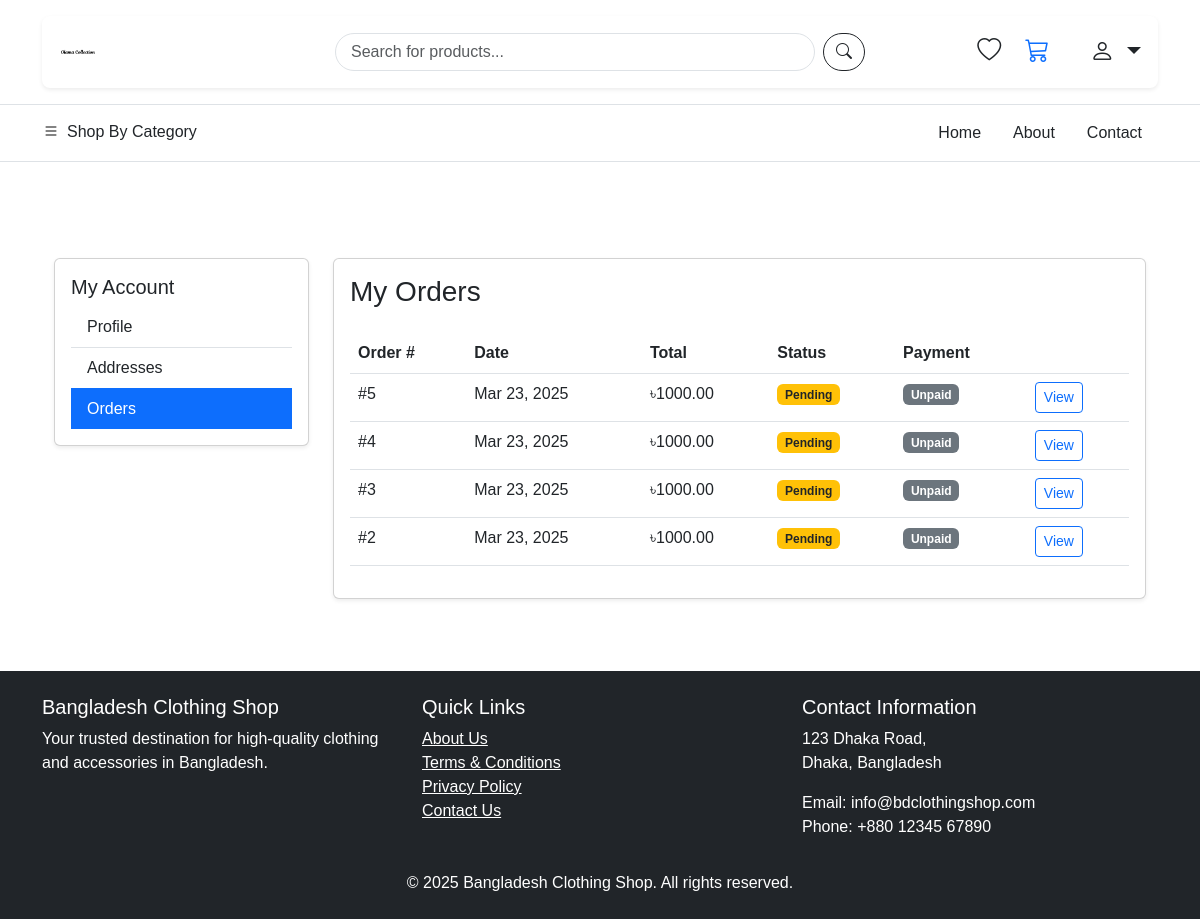
The page /orders/history/ (signed in) on the database as committed earlier.
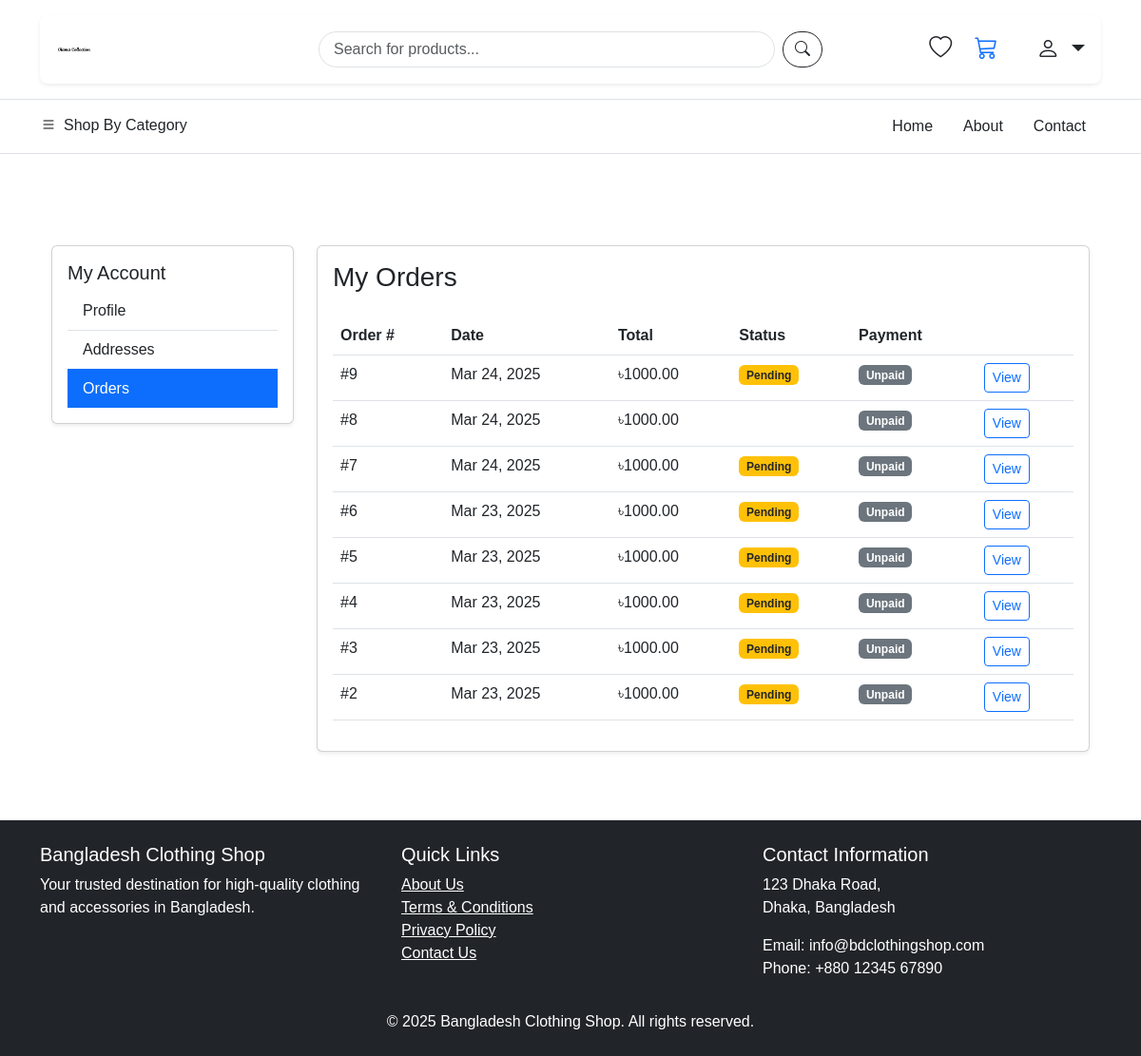
The same page on the database as committed later.
### orders/models.py (models this page shows, shortened)
class Order(models.Model):
    order_number = models.CharField(max_length=20, unique=True, null=True, blank=True)
    customer = models.ForeignKey(User, on_delete=models.SET_NULL, related_name='orders', null=True, blank=True)
    shipping_address = models.TextField(null=True, blank=True)
    billing_address = models.TextField(blank=True, null=True)
    payment_method = models.CharField(max_length=50, null=True, blank=True)  # Made nullable
    payment_status = models.CharField(max_length=50, default='pending')
    total_amount = models.DecimalField(max_digits=10, decimal_places=2, null=True, blank=True)  # Made nullable
    created_at = models.DateTimeField(auto_now_add=True)
    updated_at = models.DateTimeField(auto_now=True)
    status = models.ForeignKey('crm.OrderStatus', on_delete=models.SET_NULL, null=True, blank=True)
    tracking_number = models.CharField(max_length=100, blank=True, null=True)
    inventory_updated = models.BooleanField(default=False)

### orders/views.py (the view)
# urls.py: path('history/', views.order_history, name='history'),
@login_required
def order_history(request):
    orders = Order.objects.filter(customer=request.user).order_by('-created_at')
    return render(request, 'orders/history.html', {
        'title': 'Order History',
        'orders': orders
    })

### cart/models.py (called while the page is built)
    @property
    def total_items(self):
        return sum(item.quantity for item in self.items.all())

### templates/orders/history.html (shortened to what this page needs)
{% extends 'base.html' %}
{% load static %}
{% block content %}
<div class="container my-5">
    <div class="row">
        <div class="col-md-3 mb-4">
            <div class="card shadow-sm">
                <div class="card-body">
                    <h5 class="card-title">My Account</h5>
                    <div class="list-group list-group-flush">
                        <a href="{% url 'accounts:profile' %}" class="list-group-item list-group-item-action">Profile</a>
                        <a href="{% url 'accounts:address_list' %}" class="list-group-item list-group-item-action">Addresses</a>
                        <a href="{% url 'orders:history' %}" class="list-group-item list-group-item-action active">Orders</a>
                    </div>
                </div>
            </div>
        </div>
        <div class="col-md-9">
            <div class="card shadow-sm">
                <div class="card-body">
                    <h3 class="card-title mb-4">My Orders</h3>
                    {% if orders %}
                        <div class="table-responsive">
                            <table class="table table-hover">
                                <thead>
                                    <tr>
                                        <th>Order #</th>
                                        <th>Date</th>
                                        <th>Total</th>
                                        <th>Status</th>
                                        <th>Payment</th>
                                        <th></th>
                                    </tr>
                                </thead>
                                <tbody>
                                    {% for order in orders %}
                                    <tr>
                                        <td>#{{ order.id }}</td>
                                        <td>{{ order.created_at|date:"M d, Y" }}</td>
                                        <td>৳{{ order.total_amount }}</td>
                                        <td>
                                            {% if order.status.name == 'Pending' %}
                                                <span class="badge bg-warning text-dark">Pending</span>
                                            {% elif order.status == 'processing' %}
                                                <span class="badge bg-info">Processing</span>
                                            {% elif order.status == 'shipped' %}
                                                <span class="badge bg-primary">Shipped</span>
                                            {% elif order.status == 'delivered' %}
                                                <span class="badge bg-success">Delivered</span>
                                            {% elif order.status == 'cancelled' %}
                                                <span class="badge bg-danger">Cancelled</span>
                                            {% endif %}
                                        </td>
                                        <td>
                                            {% if order.payment_status == 'paid' %}
                                                <span class="badge bg-success">Paid</span>
                                            {% else %}
                                                <span class="badge bg-secondary">Unpaid</span>
                                            {% endif %}
                                        </td>
                                        <td>
                                            <a href="{% url 'orders:confirmation' order.id %}" class="btn btn-sm btn-outline-primary">
                                                View
                                            </a>
                                        </td>
                                    </tr>
                                    {% endfor %}
                                </tbody>
                            </table>
                        </div>
                    {% endif %}
                </div>
            </div>
        </div>
    </div>
</div>
{% endblock %}

### templates/base.html (shortened to what this page needs)
{% load static %}
<!DOCTYPE html>
<html lang="en">
<head>
    <link href="https://cdn.jsdelivr.net/npm/bootstrap@5.3.0-alpha1/dist/css/bootstrap.min.css" rel="stylesheet">
    <link rel="stylesheet" href="https://cdn.jsdelivr.net/npm/bootstrap-icons@1.11.1/font/bootstrap-icons.css">
    <link rel="stylesheet" href="{% static 'css/style.css' %}">
</head>
<body>
    <header class="mb-4">
        <div class="container my-3">
            <div class="card shadow-sm border-0">
                <div class="card-body py-3">
                    <div class="row align-items-center">
                        <div class="col-md-3">
                            <a class="navbar-brand" href="{% url 'home' %}">
                                <img src="{% static 'images/logo.png' %}" alt="Bangladesh Clothing Shop" height="40" width="40">
                            </a>
                        </div>
                        <div class="col-md-6">
                            <form class="d-flex">
                                <input class="form-control" type="search" placeholder="Search for products...">
                                <button class="btn btn-outline-dark ms-2" type="submit">
                                    <i class="bi bi-search"></i>
                                </button>
                            </form>
                        </div>
                        <div class="col-md-3 d-flex justify-content-end gap-4">
                            <a href="#" class="text-dark fs-4" data-bs-toggle="tooltip" title="Wishlist">
                                <i class="bi bi-heart"></i>
                            </a>
                            <a href="{% url 'cart:cart_detail' %}" class="cart-icon position-relative me-3">
                                <i class="bi bi-cart3 fs-4"></i>
                            </a>
                            <div class="dropdown">
                                <button class="btn btn-link text-dark fs-4 p-0 dropdown-toggle" type="button" id="accountDropdown" data-bs-toggle="dropdown" aria-expanded="false" style="text-decoration: none;">
                                    <i class="bi bi-person"></i>
                                </button>
                            </div>
                        </div>
                    </div>
                </div>
            </div>
        </div>
        <div class="border-top border-bottom py-2">
            <div class="container">
                <div class="row">
                    <div class="col-md-3">
                        <div class="category-dropdown">
                            <button class="btn d-flex align-items-center ps-0" type="button">
                                <i class="bi bi-list me-2"></i>
                                <span class="fw-medium">Shop By Category</span>
                            </button>
                        </div>
                    </div>
                    <div class="col-md-9">
                        <nav class="nav justify-content-end">
                            <a class="nav-link text-dark" href="{% url 'home' %}">Home</a>
                            <a class="nav-link text-dark" href="#">About</a>
                            <a class="nav-link text-dark" href="#">Contact</a>
                        </nav>
                    </div>
                </div>
            </div>
        </div>
    </header>
    <main class="container py-4">
        {% block content %}{% endblock %}
    </main>
    <footer class="bg-dark text-white py-4">
        <div class="container">
            <div class="row">
                <div class="col-md-4">
                    <h5>Bangladesh Clothing Shop</h5>
                    <p>Your trusted destination for high-quality clothing and accessories in Bangladesh.</p>
                </div>
                <div class="col-md-4">
                    <h5>Quick Links</h5>
                    <ul class="list-unstyled">
                        <li><a href="#" class="text-white">About Us</a></li>
                        <li><a href="#" class="text-white">Terms & Conditions</a></li>
                        <li><a href="#" class="text-white">Privacy Policy</a></li>
                        <li><a href="#" class="text-white">Contact Us</a></li>
                    </ul>
                </div>
                <div class="col-md-4">
                    <h5>Contact Information</h5>
                    <address>
                        <p>123 Dhaka Road,<br>Dhaka, Bangladesh</p>
                        <p>Email: info@bdclothingshop.com<br>Phone: +880 12345 67890</p>
                    </address>
                </div>
            </div>
            <div class="row mt-3">
                <div class="col-12 text-center">
                    <p class="mb-0">&copy; {% now "Y" %} Bangladesh Clothing Shop. All rights reserved.</p>
                </div>
            </div>
        </div>
    </footer>
</body>
</html>

### static/css/style.css (style rules this page uses)
body { font-family: 'Hind Siliguri', Arial, sans-serif; }
header .card { transition: all 0.3s ease; border-radius: 8px; }
header form .form-control { border-radius: 20px; padding-left: 15px; }
header form .btn { border-radius: 20px; }
header .nav-link { position: relative; padding: 0.5rem 1rem; }
header .nav-link::after { content: ''; position: absolute; bottom: 0; left: 50%; width: 0; height: 2px; background-color: #000; transition: all 0.3s ease; transform: translateX(-50%); }
.category-dropdown { position: relative; }
.category-dropdown .bi-list { color: #000000; }

Rows that differ between the two databases and show on the page:
added Order: id "9", created_at "Mar 24, 2025", total_amount "1000.00", shows "Pending", payment_status "Unpaid"
added Order: id "8", created_at "Mar 24, 2025", total_amount "1000.00", payment_status "Unpaid"
added Order: id "7", created_at "Mar 24, 2025", total_amount "1000.00", shows "Pending", payment_status "Unpaid"
added Order: id "6", created_at "Mar 23, 2025", total_amount "1000.00", shows "Pending", payment_status "Unpaid"
